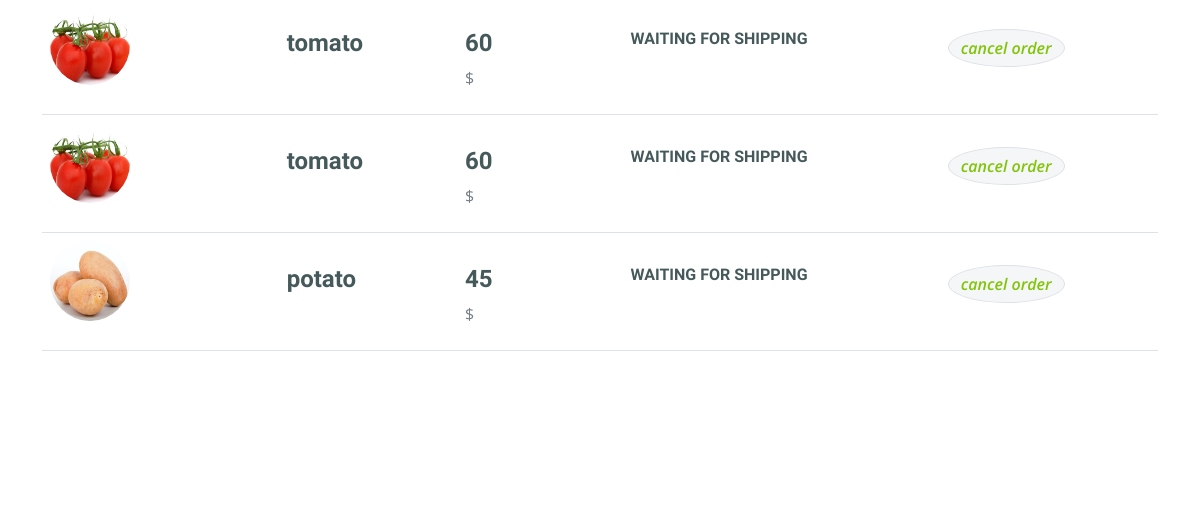
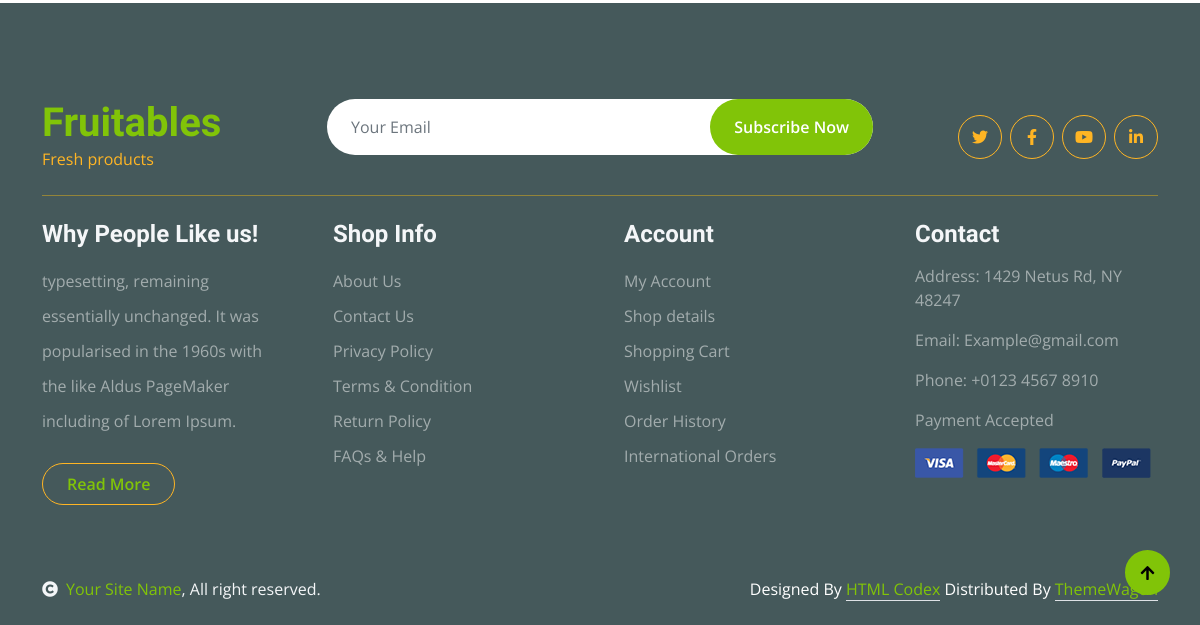
The app's page /order/userdetails/ (signed in, lower part), older data (2 pictures, top to bottom).
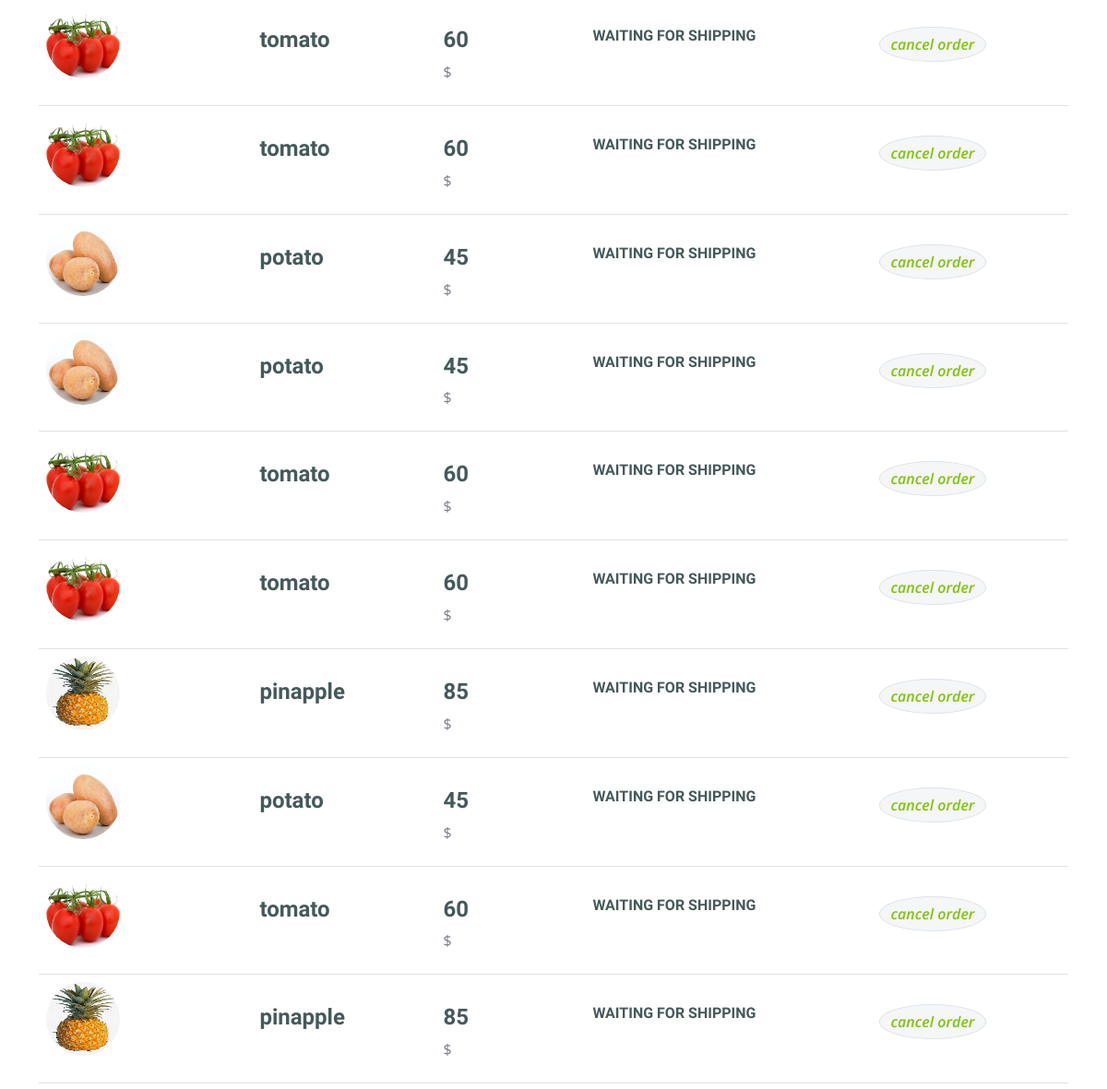
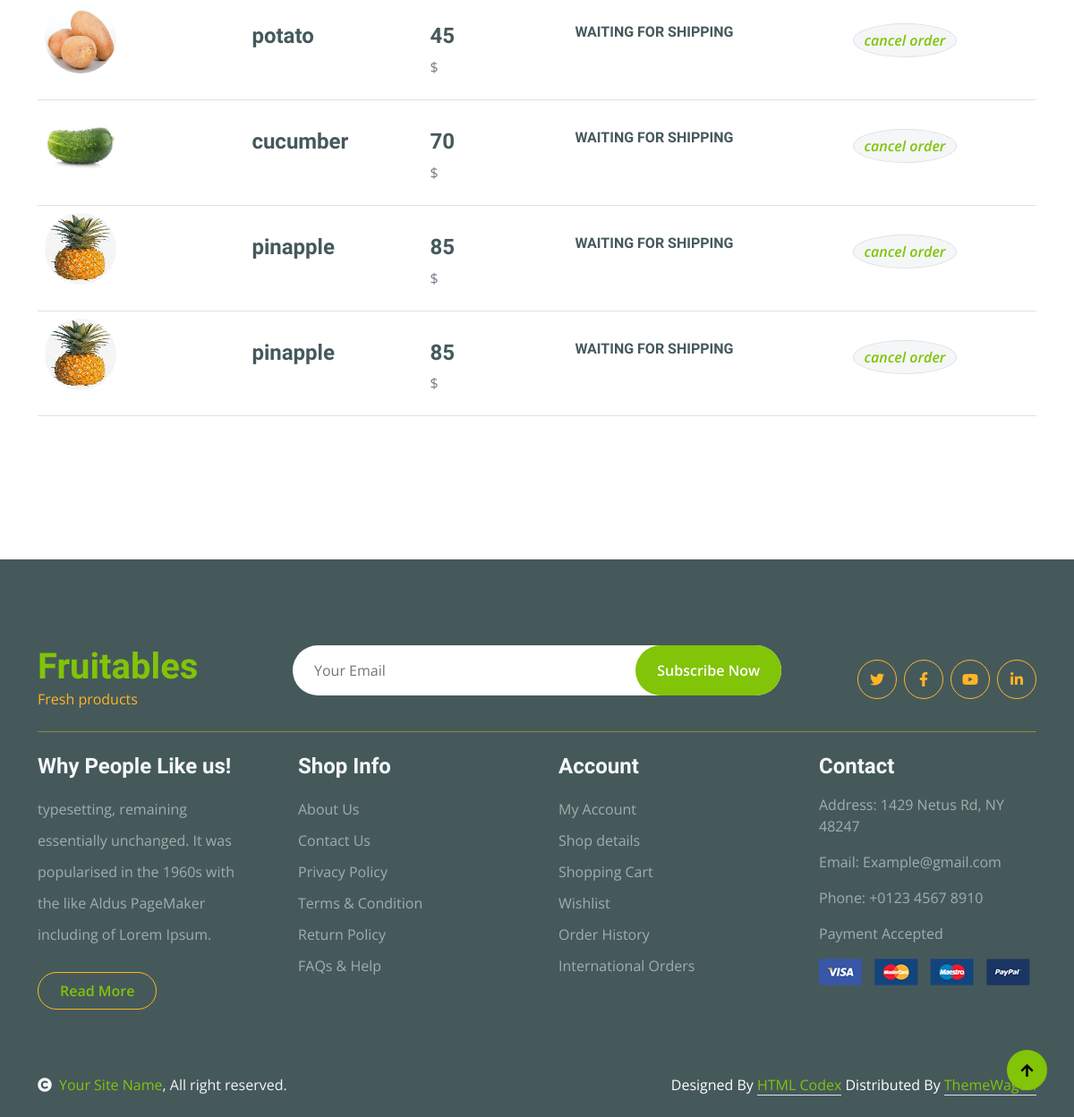
The same page, newer data (2 pictures, top to bottom).
### order/models.py (models this page shows)
class Order(models.Model):
    choice = (
    ("WAITING FOR SHIPPING", "waiting for shipping"),
    ("PRODUCT ON THE WAY", "product on the way"),
    ("OUT OF DELIVERY", "out of delivery"),
    ("DELIVERED", "delivered"),
)
    product = models.ForeignKey(
        Cart, on_delete=models.CASCADE, blank=True, null=True)
    user = models.ForeignKey(
        User, on_delete=models.CASCADE, blank=True, null=True)
    address = models.CharField(max_length=200, blank=True, null=True)
    created_date = models.DateTimeField(auto_now_add=True)
    orderstatus = models.CharField(max_length=50,
                                   choices=choice,
                                   default="WAITING FOR SHIPPING")

### cart/models.py (models this page shows, shortened)
class Cart(models.Model):
    product = models.ForeignKey(
        Product, on_delete=models.CASCADE, blank=True, null=True)
    user = models.ForeignKey(
        User, on_delete=models.CASCADE, blank=True, null=True)
    qty = models.IntegerField(default=1)
    total = models.IntegerField(blank=True, null=True)
    order_complted=models.BooleanField(default=False)

### app/models.py (models this page shows, shortened)
class Product(models.Model):
    name = models.CharField(max_length=50, blank=True, null=True)
    desc = models.TextField(blank=True, null=True)
    price = models.IntegerField(blank=True, null=True)
    image = models.ImageField(
        upload_to='images', default='image not available')
    thumbnails = models.ImageField(upload_to='thumbnail', blank=True)
    categ = models.ForeignKey(
        'category', on_delete=models.CASCADE, blank=True, null=True)
    created = models.DateTimeField(auto_now=True)
    class Meta:
        ordering = ['-created']

### order/views.py (the view)
# urls.py: path('userdetails/',userOrder,name='userdetails'),
@login_required(login_url='login')
def userOrder(request):
    order = Order.objects.filter(user=request.user)
    context = {'order': order}
    return render(request, 'userdetails.html', context)

### templates/userdetails.html (shortened to what this page needs)
{% extends "index.html" %}
{% block userdetails %}
<br>
<br>
<br>
<div class="container-fluid py-5 ">
    <div class="container py-5">
        <form action="{% url 'checkout' %}" method="GET"> {% csrf_token %}
        <div class="table-responsive">
            <table class="table">
                <tbody>
                    {% for i in order  %}
                    <tr>
                        <th scope="row p-5">
                            <div class="d-flex align-items-center">
                                <img src="{{i.product.product.image.url}}" class="img-fluid me-5 rounded-circle" style="width: 80px; height: 80px;" alt="">
                            </div>
                        </th>
                        <td>
                            <p class="mb-0 mt-4"><h4>{{i.product.product.name}}</h4></p>
                        </td>
                        <td>
                            <p class="mb-0 mt-4"><h4>{{i.product.product.price}} </h4>$</p>
                        </td>
                        <td>
                            <p class="mb-0 mt-4"><h6>{{i.orderstatus}} </h6></p>
                        </td>
                        <td>
                            <button class="btn btn-md rounded-circle bg-light border mt-4" type="" >
                                <i class="text-danger"><a href="{% url 'cancelorder' i.id %}">cancel order</a></i>
                            </button>
                        </td>
                    </tr>
                    {% endfor %}
                </tbody>
            </table>
        </div>
    </form>
                </div>
            </div>
{% endblock userdetails %}

### templates/index.html (shortened to what this page needs)
{% load static %}
<!DOCTYPE html>
<html lang="en">
  <head>
    <link
      rel="stylesheet"
      href="https://use.fontawesome.com/releases/v5.15.4/css/all.css"
    />
    <link
      href="https://cdn.jsdelivr.net/npm/bootstrap-icons@1.4.1/font/bootstrap-icons.css"
      rel="stylesheet"
    />
    <link
      href="{% static 'lib/lightbox/css/lightbox.min.css' %}"
      rel="stylesheet"
    />
    <link
      href="{% static 'lib/owlcarousel/assets/owl.carousel.min.css' %}"
      rel="stylesheet"
    />
    <link href="{% static 'css1/bootstrap.min.css' %}" rel="stylesheet" />
    <link href="{% static 'css1/style.css' %}" rel="stylesheet" />
  </head>
  <body>
    {% block userdetails %}
    {% endblock userdetails %}
    <div class="container-fluid bg-dark text-white-50 footer pt-5 mt-5">
      <div class="container py-5">
        <div
          class="pb-4 mb-4"
          style="border-bottom: 1px solid rgba(226, 175, 24, 0.5)"
        >
          <div class="row g-4">
            <div class="col-lg-3">
              <a href="#">
                <h1 class="text-primary mb-0">Fruitables</h1>
                <p class="text-secondary mb-0">Fresh products</p>
              </a>
            </div>
            <div class="col-lg-6">
              <div class="position-relative mx-auto">
                <input
                  class="form-control border-0 w-100 py-3 px-4 rounded-pill"
                  type="number"
                  placeholder="Your Email"
                />
                <button
                  type="submit"
                  class="btn btn-primary border-0 border-secondary py-3 px-4 position-absolute rounded-pill text-white"
                  style="top: 0; right: 0"
                >
                  Subscribe Now
                </button>
              </div>
            </div>
            <div class="col-lg-3">
              <div class="d-flex justify-content-end pt-3">
                <a
                  class="btn btn-outline-secondary me-2 btn-md-square rounded-circle"
                  href=""
                  ><i class="fab fa-twitter"></i
                ></a>
                <a
                  class="btn btn-outline-secondary me-2 btn-md-square rounded-circle"
                  href=""
                  ><i class="fab fa-facebook-f"></i
                ></a>
                <a
                  class="btn btn-outline-secondary me-2 btn-md-square rounded-circle"
                  href=""
                  ><i class="fab fa-youtube"></i
                ></a>
                <a
                  class="btn btn-outline-secondary btn-md-square rounded-circle"
                  href=""
                  ><i class="fab fa-linkedin-in"></i
                ></a>
              </div>
            </div>
          </div>
        </div>
        <div class="row g-5">
          <div class="col-lg-3 col-md-6">
            <div class="footer-item">
              <h4 class="text-light mb-3">Why People Like us!</h4>
              <p class="mb-4">
                typesetting, remaining essentially unchanged. It was popularised
                in the 1960s with the like Aldus PageMaker including of Lorem
                Ipsum.
              </p>
              <a
                href=""
                class="btn border-secondary py-2 px-4 rounded-pill text-primary"
                >Read More</a
              >
            </div>
          </div>
          <div class="col-lg-3 col-md-6">
            <div class="d-flex flex-column text-start footer-item">
              <h4 class="text-light mb-3">Shop Info</h4>
              <a class="btn-link" href="">About Us</a>
              <a class="btn-link" href="">Contact Us</a>
              <a class="btn-link" href="">Privacy Policy</a>
              <a class="btn-link" href="">Terms & Condition</a>
              <a class="btn-link" href="">Return Policy</a>
              <a class="btn-link" href="">FAQs & Help</a>
            </div>
          </div>
          <div class="col-lg-3 col-md-6">
            <div class="d-flex flex-column text-start footer-item">
              <h4 class="text-light mb-3">Account</h4>
              <a class="btn-link" href="">My Account</a>
              <a class="btn-link" href="">Shop details</a>
              <a class="btn-link" href="">Shopping Cart</a>
              <a class="btn-link" href="">Wishlist</a>
              <a class="btn-link" href="">Order History</a>
              <a class="btn-link" href="">International Orders</a>
            </div>
          </div>
          <div class="col-lg-3 col-md-6">
            <div class="footer-item">
              <h4 class="text-light mb-3">Contact</h4>
              <p>Address: 1429 Netus Rd, NY 48247</p>
              <p>Email: Example@gmail.com</p>
              <p>Phone: +0123 4567 8910</p>
              <p>Payment Accepted</p>
              <img
                src="{% static 'img/payment.png' %}"
                class="img-fluid"
                alt=""
              />
            </div>
          </div>
        </div>
      </div>
    </div>
    <div class="container-fluid copyright bg-dark py-4">
      <div class="container">
        <div class="row">
          <div class="col-md-6 text-center text-md-start mb-3 mb-md-0">
            <span class="text-light"
              ><a href="#"
                ><i class="fas fa-copyright text-light me-2"></i>Your Site
                Name</a
              >, All right reserved.</span
            >
          </div>
          <div class="col-md-6 my-auto text-center text-md-end text-white">
            Designed By
            <a class="border-bottom" href="https://htmlcodex.com">HTML Codex</a>
            Distributed By
            <a class="border-bottom" href="https://themewagon.com"
              >ThemeWagon</a
            >
          </div>
        </div>
      </div>
    </div>
    <a
      href="#"
      class="btn btn-primary border-3 border-primary rounded-circle back-to-top"
      ><i class="fa fa-arrow-up"></i
    ></a>
  </body>
</html>

### static/css1/style.css (style rules this page uses)
.back-to-top { position: fixed; right: 30px; bottom: 30px; display: flex; width: 45px; height: 45px; align-items: center; justify-content: center; transition: 0.5s; z-index: 99; }
.btn { font-weight: 600; transition: .5s; }
.btn-md-square { width: 44px; height: 44px; }
.btn-square, .btn-sm-square, .btn-md-square, .btn-lg-square { padding: 0; display: flex; align-items: center; justify-content: center; font-weight: normal; }
.btn.border-secondary { transition: 0.5s; }
.footer .footer-item .btn-link { line-height: 35px; color: rgba(255, 255, 255, .5); transition: 0.5s; }
.footer .footer-item p.mb-4 { line-height: 35px; }

Row changes from the older to the newer data that the page shows:
added Order: product.product.image (picture), product.product.name "potato", product.product.price "45", orderstatus "WAITING FOR SHIPPING"
added Order: product.product.image (picture), product.product.name "tomato", product.product.price "60", orderstatus "WAITING FOR SHIPPING"
added Order: product.product.image (picture), product.product.name "tomato", product.product.price "60", orderstatus "WAITING FOR SHIPPING"
added Order: product.product.image (picture), product.product.name "pinapple", product.product.price "85", orderstatus "WAITING FOR SHIPPING"
added Order: product.product.image (picture), product.product.name "potato", product.product.price "45", orderstatus "WAITING FOR SHIPPING"
added Order: product.product.image (picture), product.product.name "tomato", product.product.price "60", orderstatus "WAITING FOR SHIPPING"
added Order: product.product.image (picture), product.product.name "pinapple", product.product.price "85", orderstatus "WAITING FOR SHIPPING"
added Order: product.product.image (picture), product.product.name "potato", product.product.price "45", orderstatus "WAITING FOR SHIPPING"
added Order: product.product.image (picture), product.product.name "cucumber", product.product.price "70", orderstatus "WAITING FOR SHIPPING"
added Order: product.product.image (picture), product.product.name "pinapple", product.product.price "85", orderstatus "WAITING FOR SHIPPING"
added Order: product.product.image (picture), product.product.name "pinapple", product.product.price "85", orderstatus "WAITING FOR SHIPPING"
